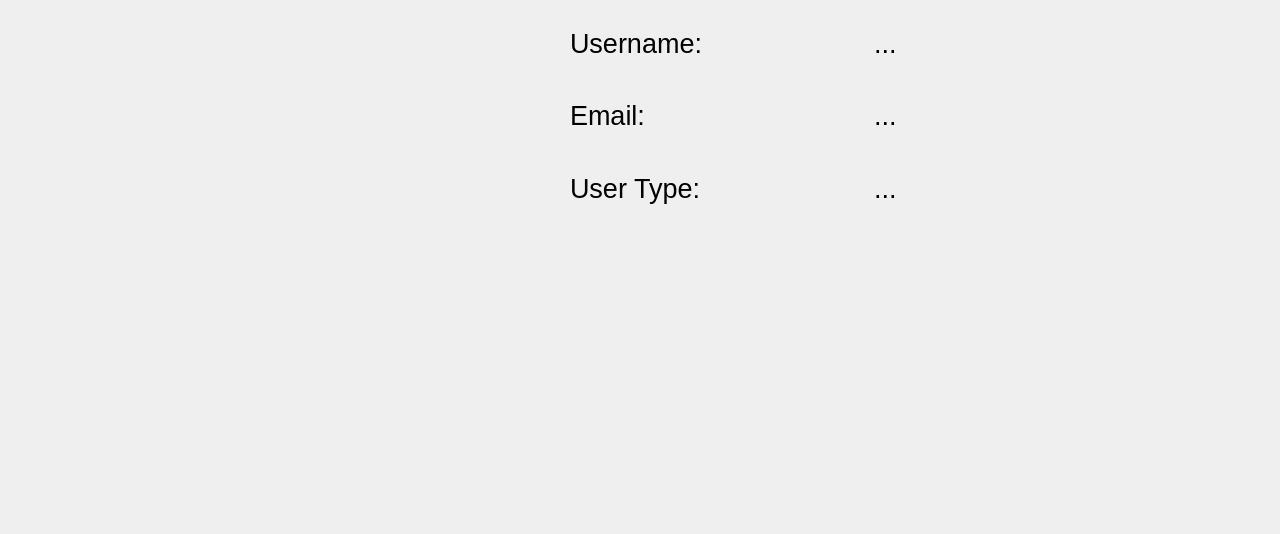
<?xml version="1.0" encoding="UTF-8"?>
<ui version="4.0">
 <class>ProfilePage</class>
 <widget class="QWidget" name="ProfilePage">
  <property name="geometry">
   <rect>
    <x>0</x>
    <y>0</y>
    <width>1280</width>
    <height>534</height>
   </rect>
  </property>
  <property name="windowTitle">
   <string>Form</string>
  </property>
  <widget class="QWidget" name="verticalLayoutWidget">
   <property name="geometry">
    <rect>
     <x>570</x>
     <y>10</y>
     <width>601</width>
     <height>211</height>
    </rect>
   </property>
   <layout class="QVBoxLayout" name="verticalLayout">
    <item>
     <layout class="QHBoxLayout" name="horizontalLayout">
      <item>
       <widget class="QLabel" name="label_2">
        <property name="font">
         <font>
          <pointsize>20</pointsize>
         </font>
        </property>
        <property name="text">
         <string>Username:</string>
        </property>
       </widget>
      </item>
      <item>
       <widget class="QLabel" name="usernameLabel">
        <property name="font">
         <font>
          <pointsize>20</pointsize>
         </font>
        </property>
        <property name="text">
         <string>...</string>
        </property>
       </widget>
      </item>
     </layout>
    </item>
    <item>
     <layout class="QHBoxLayout" name="horizontalLayout_2">
      <item>
       <widget class="QLabel" name="label_3">
        <property name="font">
         <font>
          <pointsize>20</pointsize>
         </font>
        </property>
        <property name="text">
         <string>Email:</string>
        </property>
       </widget>
      </item>
      <item>
       <widget class="QLabel" name="emailLabel">
        <property name="font">
         <font>
          <pointsize>20</pointsize>
         </font>
        </property>
        <property name="text">
         <string>...</string>
        </property>
       </widget>
      </item>
     </layout>
    </item>
    <item>
     <layout class="QHBoxLayout" name="horizontalLayout_3">
      <item>
       <widget class="QLabel" name="label_6">
        <property name="font">
         <font>
          <pointsize>20</pointsize>
         </font>
        </property>
        <property name="text">
         <string>User Type:</string>
        </property>
       </widget>
      </item>
      <item>
       <widget class="QLabel" name="userTypeLabel">
        <property name="font">
         <font>
          <pointsize>20</pointsize>
         </font>
        </property>
        <property name="text">
         <string>...</string>
        </property>
       </widget>
      </item>
     </layout>
    </item>
   </layout>
  </widget>
  <widget class="QLabel" name="image">
   <property name="geometry">
    <rect>
     <x>140</x>
     <y>10</y>
     <width>400</width>
     <height>450</height>
    </rect>
   </property>
   <property name="text">
    <string/>
   </property>
  </widget>
 </widget>
 <resources/>
 <connections/>
</ui>
